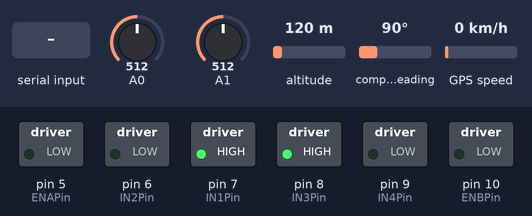
The sketch below on a simulated Arduino Uno, built with avr-gcc and run on an emulated ATmega328P. On the bench: switched loads named in the sketch (green lamp = pin HIGH). Inputs (shaded band) come from the test bench; at power-on: A0 = 512, A1 = 512, altitude 120 m, compass heading 90°, GPS speed 0 km/h. The GPS gets a fix after 3 s at 37.7749, -122.4194 with 8 satellites; what the sketch prints to the serial monitor is not drawn.

Above: at 1.2 s.
1.3 s: "w" received over Serial
At 1.7 s:
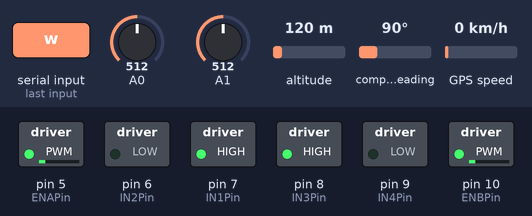
2.8 s: "a" received over Serial
At 3.6 s:
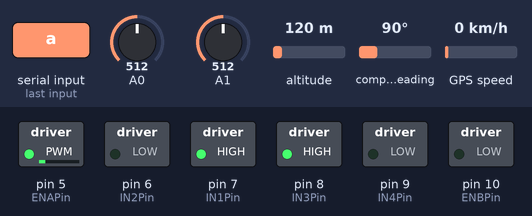
4.3 s: "d" received over Serial
At 4.7 s:
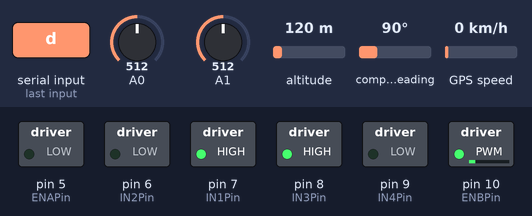
5.8 s: "w" received over Serial
At 6.3 s:
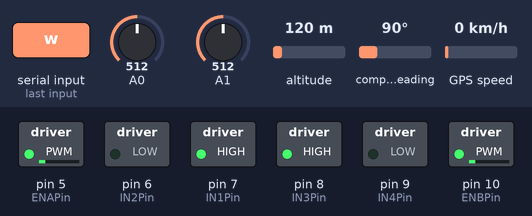
7.3 s: A0 set to 30
At 7.9 s:
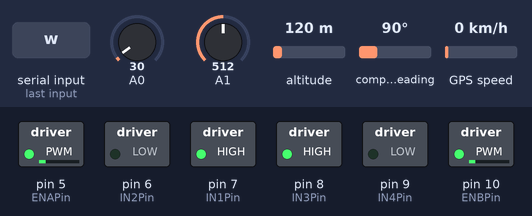
Timing chart, 0 to 9.8 s (numbered marks = the images above; inputs shaded):
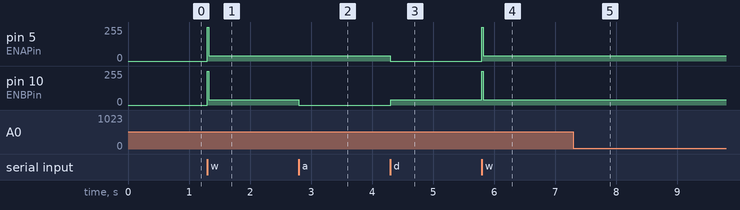

Measured:
- after the input at 1.3 s, pin 5 (ENAPin), pin 10 (ENBPin): 0/255 → 40/255 at once
- after the input at 2.8 s, pin 10 (ENBPin): 40/255 → 0/255 at once
- after the input at 4.3 s, pin 5 (ENAPin): 40/255 → 0/255 at once; pin 10 (ENBPin): 0/255 → 40/255 at once
- after the input at 5.8 s, pin 5 (ENAPin): 0/255 → 40/255 at once; pin 10 (ENBPin): 40/255 → 255/255 at once, → 40/255 0.02 s later
- after the input at 7.3 s, pin 5 (ENAPin): 40/255 → 41/255 at once

The sketch:

TallerArduino.ino
```cpp
#include <TinyGPS++.h> //Librería GPS
#include <SoftwareSerial.h> //Crear Puerto Serie

// VARIABLES SERIAL
char comando;
bool avanzando=false;

//VARIABLES ULTRASONIDOS
static const int echoPin=12, trigPin=11;

//VARIABLES GPS
static const int RXPin = 3, TXPin = 2;
TinyGPSPlus gps;
SoftwareSerial GPSSerial(RXPin, TXPin);

//VARIABLES MOTORES
static const int ENAPin=5, IN1Pin=7, IN2Pin=6, IN3Pin=8, IN4Pin=9, ENBPin=10;

//VARIABLES ENCODER
static const int EDPin=1, EIPin=0;
//Variables Control Velocidad
int velD=40, velI=40;
int valI;
int valD;
long lastI=0;
long lastD=0;
int statI=LOW;
int statD=LOW;
int stat2I;
int stat2D;
int contarI=0;
int contarD=0;
int sens=75;
int last=0;

void setup() {
  //Configuramos el Serial Bluetooth
  Serial.begin(9600);
  //Configuramos el Serial del GPS
  GPSSerial.begin(9600);

  //Configuramos el sensor de Ultrasonidos
  pinMode(echoPin,INPUT);
  pinMode(trigPin,OUTPUT);

  //Configuramos los motores
  pinMode(ENAPin, OUTPUT);
  pinMode(IN1Pin, OUTPUT);
  pinMode(IN2Pin, OUTPUT);
  pinMode(IN3Pin, OUTPUT);
  pinMode(IN4Pin, OUTPUT);
  pinMode(ENBPin, OUTPUT);

  digitalWrite(ENAPin,LOW);
  digitalWrite(ENBPin,LOW);
  digitalWrite(IN1Pin,HIGH);
  digitalWrite(IN2Pin,LOW);
  digitalWrite(IN3Pin,HIGH);
  digitalWrite(IN4Pin,LOW);

}

void loop() {
  if(Serial.available()>0){
    comando=Serial.read();
    procesarComando();
  }
  if (GPSSerial.available() > 0){
    gps.encode(GPSSerial.read());
    //Serial.write(GPSSerial.read());
  }
  if(avanzando){
    controlarAvance();
  }
}


void procesarComando(){
  switch(comando){
    case 'w':
      digitalWrite(ENAPin,HIGH);
      digitalWrite(ENBPin,HIGH);
      delay(20);
      analogWrite(ENAPin,velD);
      analogWrite(ENBPin,velI);
      avanzando=true;
    break;
    case 's':
      digitalWrite(ENAPin,LOW);
      digitalWrite(ENBPin,LOW);
      avanzando=false;
    break;
    case 'a':
      avanzando=false;
      digitalWrite(ENBPin,LOW);
      digitalWrite(ENAPin,HIGH);
      delay(7);
      analogWrite(ENAPin,velD);

    break;
    case 'd':
      avanzando=false;
      digitalWrite(ENAPin,LOW);
      digitalWrite(ENBPin,HIGH);
      delay(7);
      analogWrite(ENBPin,velI);
    break;
    case 'l':
      Serial.println(leerDistancia());
    break;
    case 'p':
      displayInfo();
    break;
    default:
       Serial.println("Comando Desconocido");
  }

}

void displayInfo()
{
  Serial.print(F("Location: "));
  if (gps.location.isValid())
  {
    Serial.print(gps.location.lat(), 6);
    Serial.print(F(","));
    Serial.print(gps.location.lng(), 6);
  }
  else
  {
    Serial.print(F("INVALID"));
  }
  Serial.print(F("  Date/Time: "));
  if (gps.date.isValid())
  {
    Serial.print(gps.date.month());
    Serial.print(F("/"));
    Serial.print(gps.date.day());
    Serial.print(F("/"));
    Serial.print(gps.date.year());
  }
  else
  {
    Serial.print(F("INVALID"));
  }
  Serial.print(F(" "));
  if (gps.time.isValid())
  {
    if (gps.time.hour() < 10) Serial.print(F("0"));
    Serial.print(gps.time.hour());
    Serial.print(F(":"));
    if (gps.time.minute() < 10) Serial.print(F("0"));
    Serial.print(gps.time.minute());
    Serial.print(F(":"));
    if (gps.time.second() < 10) Serial.print(F("0"));
    Serial.print(gps.time.second());
    Serial.print(F("."));
    if (gps.time.centisecond() < 10) Serial.print(F("0"));
    Serial.print(gps.time.centisecond());
  }
  else
  {
    Serial.print(F("INVALID"));
  }

  Serial.println();
}

float leerDistancia(){
  float tiempo;
  float distancia;
  digitalWrite(trigPin,LOW);
  delayMicroseconds(2);
  digitalWrite(trigPin, HIGH);
  delayMicroseconds(10);
  digitalWrite(trigPin, LOW);

  tiempo=pulseIn(echoPin, HIGH, 8000);

  if(tiempo ==8000){
    return 555;
  }
  distancia= tiempo*0.017;

  return distancia;
}


void controlarAvance(){

  valI=analogRead(0);
  if(valI<sens)
    statI=LOW;
   else
    statI=HIGH;

   if(stat2I!=statI){  //counts when the state change, thats from (dark to light) or
                     //from (light to dark), remmember that IR light is invisible for us.
     contarI++;
     stat2I=statI;
   }

   valD=analogRead(1);
  if(valD<sens)
    statD=LOW;
   else
    statD=HIGH;

   if(stat2D!=statD){  //counts when the state change, thats from (dark to light) or
                     //from (light to dark), remmember that IR light is invisible for us.
     contarD++;
     stat2D=statD;
   }

    if(millis()-last>=1){
      if(contarD>contarI){
        if(velD>0){velD--;}
      }else{
        if(contarD<contarI){
           if(velD<100){velD++;}
        }
      }
      analogWrite(ENAPin,velD);
      contarI=0;
      contarD=0;
      last=millis();
   }


}
```
